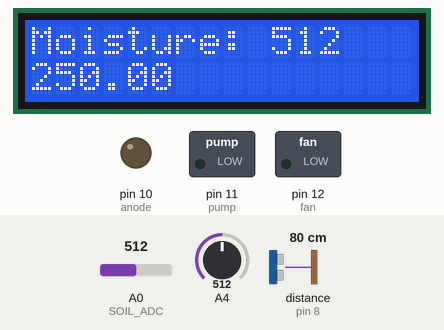
Bench run of a sketch on a simulated Arduino Uno, built with avr-gcc and run on an emulated ATmega328P. On the bench: 16×2 character LCD, switched loads named in the sketch (green lamp = pin HIGH), output pins drawn as LEDs (lit = HIGH). Wiring (inferred from the names in the program): ultrasonic range finder: trigger pin 9; echo pin 8. Inputs (shaded band) come from the test bench; at power-on: A4 = 512, distance to the obstacle (sensor on pin 8) 80 cm, A0 (SOIL_ADC) = 512. The echo pulse lasts 58.3 µs per cm; pins used as bus, display or sensor lines are not drawn; what the sketch prints to the serial monitor is not drawn.

Above: at 0.35 s.
1.3 s: A4 set to 86
2.9 s: A4 set to 73
5.3 s: distance to the obstacle (sensor on pin 8) set to 56 cm
6.8 s: distance to the obstacle (sensor on pin 8) set to 48 cm
At 8.2 s:
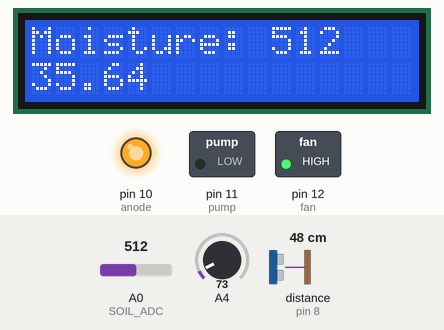
8.5 s: A0 (SOIL_ADC) set to 488
At 10.14 s:
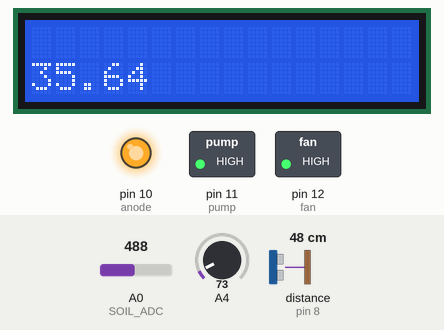
At 11.1 s:
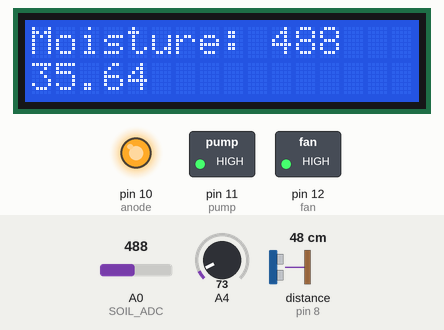
11.5 s: distance to the obstacle (sensor on pin 8) set to 60 cm
Timing chart, 0 to 15.4 s (numbered marks = the images above; inputs shaded):
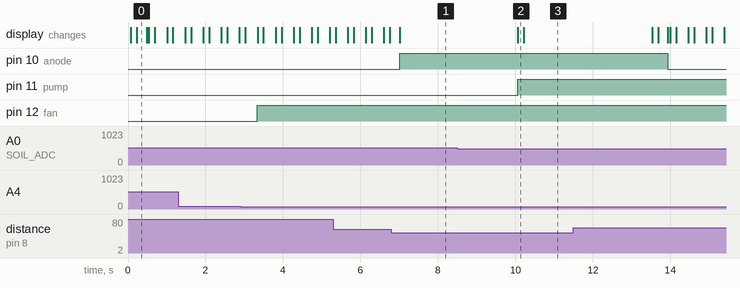

Measured:
- the behaviour switches between 500 and 499 on A0 (SOIL_ADC) (found by bisection; images 1 and 2)
- after the input at 2.9 s, pin 12 (fan): LOW → HIGH after 0.43 s
- after the input at 6.8 s, pin 10 (anode): LOW → HIGH after 0.21 s; the display: changes after 0.21 s (image 1)
- after the input at 8.5 s, pin 11 (pump): LOW → HIGH after 1.6 s
- after the input at 11.5 s, pin 10 (anode): HIGH → LOW after 2.4 s

The sketch:

final_project.ino
```cpp
#define anode 10
// ........................soil ............................
#define SOIL_CONTROL 0
#define SOIL_ADC A0
// ........................ultrasonic Sensor............................
#define TRIG 9
#define ECHO 8
#define pump 11
#define fan 12
// ........................LCD............................
#include <LiquidCrystal.h>
LiquidCrystal lcd (7,6,5,4,3,2);
// ........................ultrasonic Sensor............................
float duration, distanceCM;
void setup() {
  // ........................Temp Sensor............................
  pinMode(A4,INPUT);
  Serial.begin(9600);
  //........................ soil .................................
  pinMode(SOIL_ADC,INPUT);
  pinMode(SOIL_CONTROL,OUTPUT);
  digitalWrite(SOIL_CONTROL,LOW);
  // ........................LCD............................
  lcd.begin(16,2);
  lcd.clear();
  // ........................ULTRASONIC Sensor............................
  pinMode(TRIG,OUTPUT);
  pinMode(ECHO,INPUT);
  pinMode(anode,OUTPUT);
  pinMode(pump,OUTPUT);
  pinMode(fan,OUTPUT);
}


void loop() {
  Serial.println(ultraRead());
 lcd.clear();

 // ........................Temp Sensor............................
 lcd.setCursor(0,1);

lcd.print(LMread());
delay(100);

// ........................ soil Sensor............................
int soil = SoilMoistureSensor();
lcd.setCursor(0,0);
lcd.print("Moisture: " + String (soil));
delay(250);
// ........................ ultrasonic Sensor............................

//Serial.println(LMread());

if(ultraRead() < 50.0)
{
  TurnOnLCD();
   delay(3000);
}
else
{
  TurnOffLCD();
}

  if (SoilMoistureSensor()>=500)
  {
  digitalWrite(pump,LOW);
  }
  else
  {
    digitalWrite(pump,HIGH);
  }


if(LMread() >40)
  {
 digitalWrite(fan,LOW);
   }
else
  {
 digitalWrite(fan,HIGH);
   }
}


// ........................ Soil read function ............................
int SoilMoistureSensor() {
  digitalWrite(SOIL_CONTROL,HIGH);
  delay(25);
  int soil = analogRead(SOIL_ADC);
  delay(25);
  digitalWrite(SOIL_CONTROL,LOW);
  return soil;
}
// ........................ultrasonic function ............................
float ultraRead()
{
  digitalWrite(TRIG,LOW);
  delayMicroseconds(2);
  digitalWrite(TRIG,HIGH);
  delayMicroseconds(10);
  digitalWrite(TRIG,LOW);
  duration = pulseIn(ECHO,HIGH);
  distanceCM = duration*0.5*0.034;
  return distanceCM;
}
// ........................LM REad funtion Sensor............................
float LMread ()
{
  int adc = analogRead(A4);
float Vout = (adc / 1024.0)*5.0*1000.0;
Serial.println(adc);
float tempC = Vout /10.0;
return tempC;
}
// ........................turn the lcd on function............................
void TurnOnLCD()
{
 digitalWrite(anode,HIGH);
 lcd.display();
}
// ........................turn the lcd off function............................
void TurnOffLCD()
{
 digitalWrite(anode,LOW);
 lcd.noDisplay();
}
```
